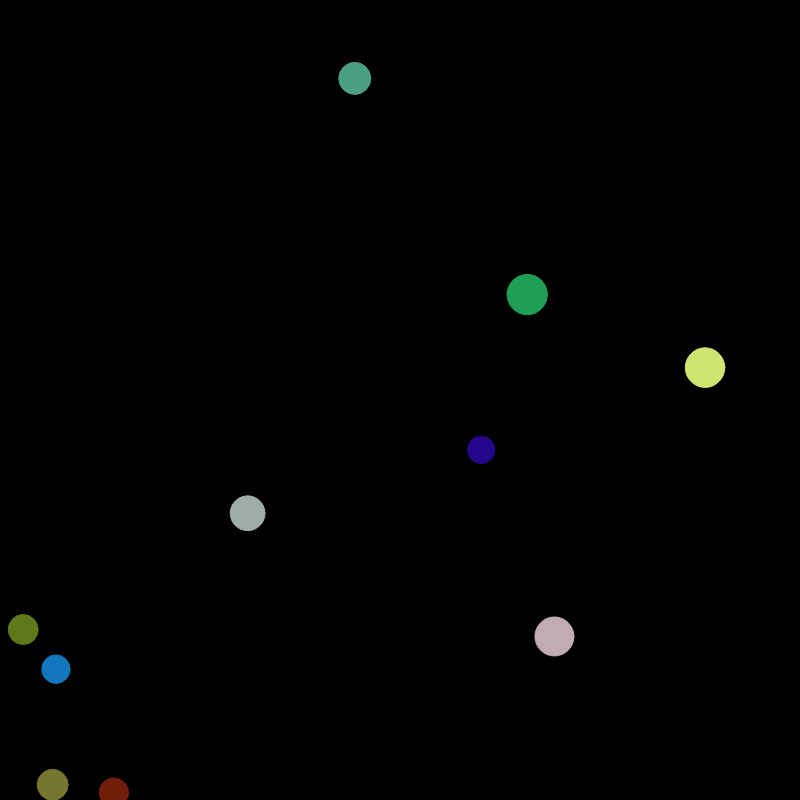
Frame 1 (no input)
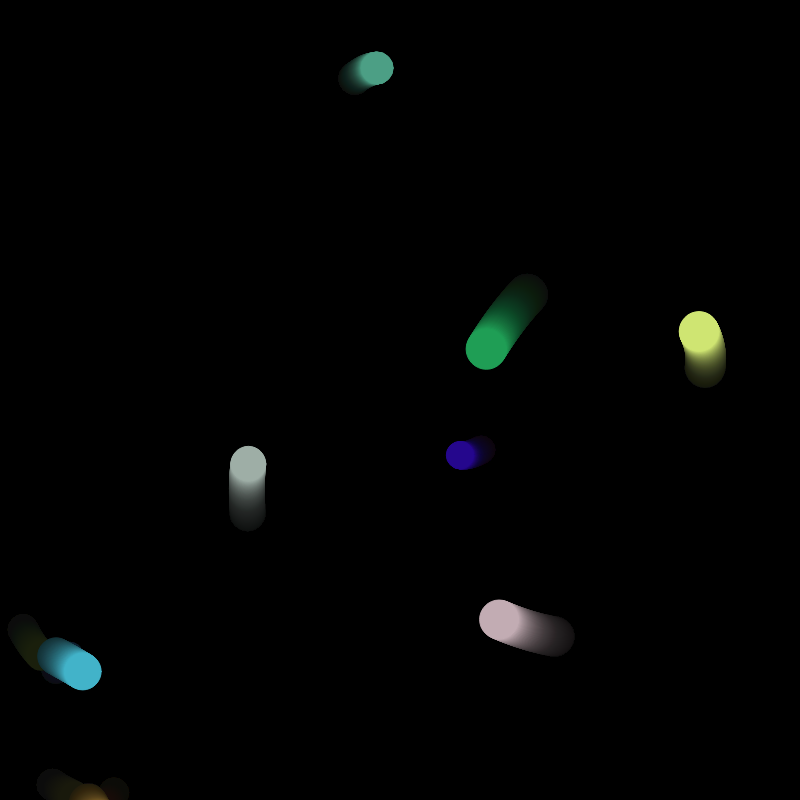
Frame 60 (no input)
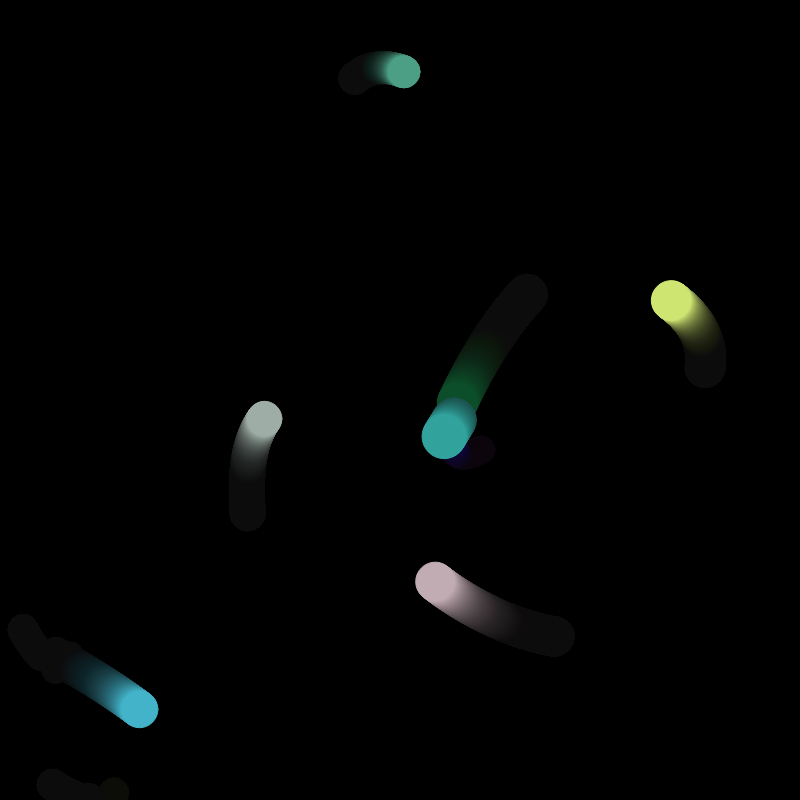
Frame 120 (the mouse pressed at the canvas centre since frame 60)

The p5.js sketch that drew these frames (run headless with seeded random() and noise() and a simulated clock; from frame 60 on, the mouse is pressed at the canvas centre):

// p5.js sketch
// ── sketch.js
// This is a simple simulation of the n-body problem.

// Inputs
const bodies = [];
const canvasSize = 800;
const massRadiusConstant = 10; // A const that mutiplies the mass to get the radius
const gravitationalConstant = 20; // Kind of a Kepler constant
const epsilon = 0.001; // avoid division by zero

// masses (also the number of bodies)
const numMasses = 10;
const masses = [];

class Body {

  constructor(mass, x, y, velX, velY, color) {
    this.mass = mass;
    this.r = massRadiusConstant * Math.pow(this.mass, 1 / 3);
    this.x = x;
    this.y = y;
    this.velX = velX;
    this.velY = velY;
    this.color = color;
  }

  update() {
    // update state (position and velocity)
    this.x += this.velX;
    this.y += this.velY;
  }

  show() {
    // draw the body as a circle
    fill(this.color);
    stroke(this.color);
    ellipse(this.x, this.y, this.r * 2, this.r * 2);
  }    
}


function computeDistance(x1, x2, y1, y2) {
  let dx = x1 - x2;
  let dy = y1 - y2;
  return sqrt(dx * dx + dy * dy);
}


function computeGravity(i, j) {
  // F = G * m1 * m2 / r^2

  // distances
  let dx = bodies[j].x - bodies[i].x;
  let dy = bodies[j].y - bodies[i].y;
  let d = sqrt(dx * dx + dy * dy);  // Avoid division by zero

  // forces
  let force = gravitationalConstant * bodies[i].mass * bodies[j].mass / ((d * d) + epsilon);
  let fx = force * dx / d;
  let fy = force * dy / d;

  // update velocities
  bodies[i].velX += fx / bodies[i].mass;
  bodies[i].velY += fy / bodies[i].mass;
}


function computeFinalVelocity(mass1, mass2, vel1, vel2) {
  // This is a simple inelastic collision between two bodies
  return (mass1 * vel1 + mass2 * vel2) / (mass1 + mass2);
}


function removeElementFromArray(array, elem) {
  let index = array.indexOf(elem);
  if (index > -1) {
    array.splice(index, 1);
  }
}


function inelasticCollision(i, j) {
  // This is a simple inelastic collision between two bodies

  // The bodies are going to collide if the distance between them
  // is less then the sum of their radius
  let d = computeDistance(bodies[i].x, bodies[j].x, bodies[i].y, bodies[j].y);
  if (d < bodies[i].r + bodies[j].r) {
    // The bodies collided

    // the final velocity from the inelastic collision is:
    let vx = computeFinalVelocity(bodies[i].mass, bodies[j].mass, bodies[i].velX, bodies[j].velX);
    let vy = computeFinalVelocity(bodies[i].mass, bodies[j].mass, bodies[i].velY, bodies[j].velY);

    // add the new bodies
    let newMass = bodies[i].mass + bodies[j].mass;
    let newX = (bodies[i].x + bodies[j].x) / 2;
    let newY = (bodies[i].y + bodies[j].y) / 2;

    // average the colors to later use in the new body
    avgColor = averageColors(bodies[i].color, bodies[j].color);

    // remove the old bodies
    if (i > j) {
      removeElementFromArray(bodies, bodies[i]);
      removeElementFromArray(bodies, bodies[j]);
    } else {
      removeElementFromArray(bodies, bodies[j]);
      removeElementFromArray(bodies, bodies[i]);
    }

    bodies.push(new Body(newMass, newX, newY, vx, vy, avgColor));
  }
}


function averageColors(color1, color2) {
  r = color1.levels[0] + color2.levels[0] / 2;
  g = color1.levels[1] + color2.levels[1] / 2;
  b = color1.levels[2] + color2.levels[2] / 2;
  return color(r, g, b);
}


function setup() {
  createCanvas(canvasSize, canvasSize);
  background(0);

  for (let i = 0; i < numMasses; i++) {
    masses.push(random(1,10));
  }

  for (let i = 0; i < masses.length; i++) {
    let randomX = random(canvasSize);
    let randomY = random(canvasSize);
    let randomVelX = random(2) - 1;
    let randomVelY = random(2) - 1;
    let randomColor = color(random(255), random(255), random(255));
    // console.log(masses[i]);
    bodies.push(
      new Body(
        masses[i],
        randomX,
        randomY,
        randomVelX,
        randomVelY,
        randomColor
      ));
  }
}


function loops(naturalLaw) {
  for (let i = 0; i < bodies.length; i++) {
    for (let j = 0; j < bodies.length; j++) {
      if (i != j) {
        naturalLaw(i, j);
      }
    }
  }
}


function applyNaturalLaws() {
  loops(computeGravity);
  loops(inelasticCollision);
}


function draw() {
  background(0, 10);
  applyNaturalLaws();
  for (let i = 0; i < bodies.length; i++) {
    bodies[i].update();
    bodies[i].show();
  }
}
